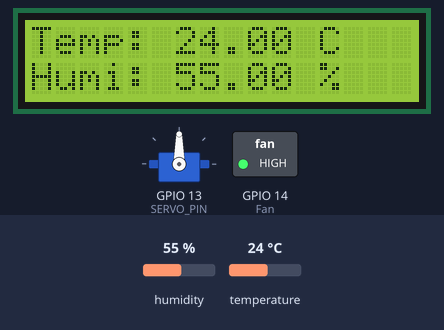
A sketch run on a simulated ESP32. Shown: servo, 16×2 character LCD, switched loads named in the sketch (green lamp = pin HIGH). The inputs (shaded band) are chosen by the test bench; at power-on: humidity 55 %, temperature 24 °C. What the sketch prints to the serial monitor is not drawn.

Above: at 3.2 s.
3.3 s: humidity set to 52 %
At 4.5 s:
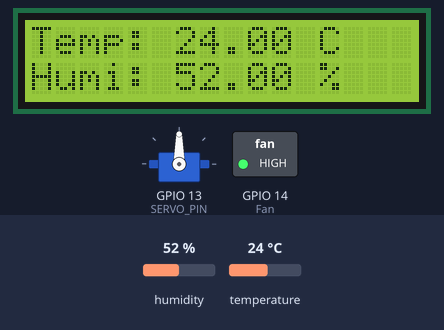
6.0 s: humidity set to 48 %
At 6.7 s:
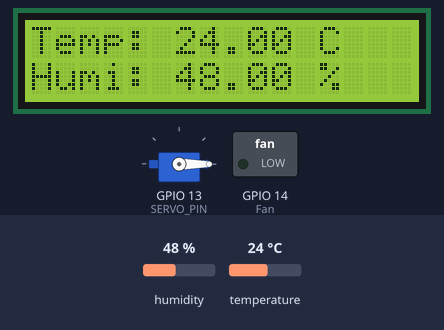
8.7 s: temperature set to 12 °C
At 11.1 s:
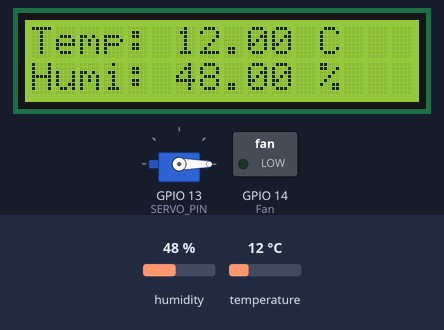
11.8 s: temperature set to 19 °C
At 13.4 s:
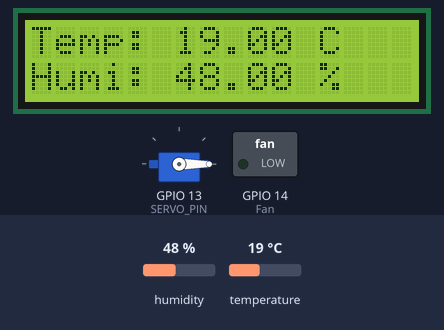
Timing chart, 0 to 14.9 s (numbered marks = the images above; inputs shaded):
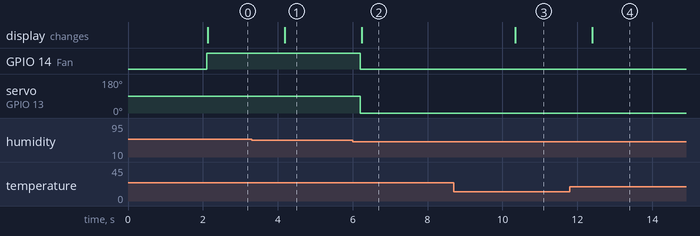

Measured:
- the behaviour switches between 51 and 50 % on humidity (found by bisection; images 1 and 2)
- after the input at 3.3 s, the display: changes after 0.88 s (image 1)
- after the input at 6.0 s, GPIO 14 (Fan): HIGH → LOW after 0.21 s; servo on GPIO 13 (SERVO_PIN): 90° → 0° after 0.21 s; the display: changes after 0.24 s (image 2)
- after the input at 8.7 s, the display: changes after 1.6 s (image 3)
- after the input at 11.8 s, the display: changes after 0.59 s (image 4)

The sketch:

Ventilation_System_LCD.ino.ino
```cpp
#include <ESP32Servo.h>
#include "DHT.h"
#include <Wire.h>
#include <LiquidCrystal_I2C.h>

// تعيين المنافذ
#define DHTPIN 12
#define SERVO_PIN 13
#define Fan 14
#define DHTTYPE DHT11

// إنشاء كائنات المستشعر والسيرفو
DHT dht(DHTPIN, DHTTYPE);
Servo myServo;
LiquidCrystal_I2C lcd(0x27, 16, 2); // عنوان I2C للشاشة، عرض 16، ارتفاع 2

// تعيين حدود التهوية
#define TEMP_THRESHOLD 30  // درجة الحرارة القصوى
#define HUMIDITY_THRESHOLD 50  // نسبة الرطوبة القصوى

void readDHT(float &temperature, float &humidity);
void controlServo(float temperature, float humidity);
void displayLCD(float temperature, float humidity);

void setup() {
  Serial.begin(115200);
  pinMode(Fan, OUTPUT);
  dht.begin();
  myServo.attach(SERVO_PIN);

  // تهيئة شاشة LCD
  lcd.init();
  lcd.backlight();
  lcd.setCursor(0, 0);
  lcd.print("System Init...");
  delay(2000);
  lcd.clear();

  Serial.println(F("System Initialized"));
}

void loop() {
  float temperature, humidity;

  readDHT(temperature, humidity);  // قراءة القيم من المستشعر
  controlServo(temperature, humidity);  // التحكم في السيرفو بناءً على القيم
  displayLCD(temperature, humidity); // عرض القيم على الشاشة

  delay(2000);  // تأخير 2 ثانية قبل القراءة التالية
}

// دالة لقراءة مستشعر الحرارة والرطوبة
void readDHT(float &temperature, float &humidity) {
  humidity = dht.readHumidity();
  temperature = dht.readTemperature();

  if (isnan(humidity) || isnan(temperature)) {
    Serial.println(F("Failed to read from DHT sensor!"));
    lcd.clear();
    lcd.setCursor(0, 0);
    lcd.print("Sensor Error!");
    return;
  }

  Serial.print(F("Humidity: "));
  Serial.print(humidity);
  Serial.print(F("%  Temperature: "));
  Serial.print(temperature);
  Serial.println(F("°C"));
}

// دالة للتحكم في محرك السيرفو بناءً على القيم المقروءة
void controlServo(float temperature, float humidity) {
  if (temperature > TEMP_THRESHOLD || humidity > HUMIDITY_THRESHOLD) {
    myServo.write(90);  // فتح النوافذ (تحريك السيرفو إلى 90°)
    digitalWrite(Fan, HIGH);
    Serial.println(F("Ventilation Opened!"));

  } else {
    myServo.write(0);   // غلق النوافذ (تحريك السيرفو إلى 0°)
    digitalWrite(Fan, LOW);
    Serial.println(F("Ventilation Closed!"));
  }
}

// دالة لعرض القيم على شاشة LCD
void displayLCD(float temperature, float humidity) {
  lcd.clear();
  lcd.setCursor(0, 0);
  lcd.print("Temp: ");
  lcd.print(temperature);
  lcd.print(" C");

  lcd.setCursor(0, 1);
  lcd.print("Humi: ");
  lcd.print(humidity);
  lcd.print(" %");
}
```
